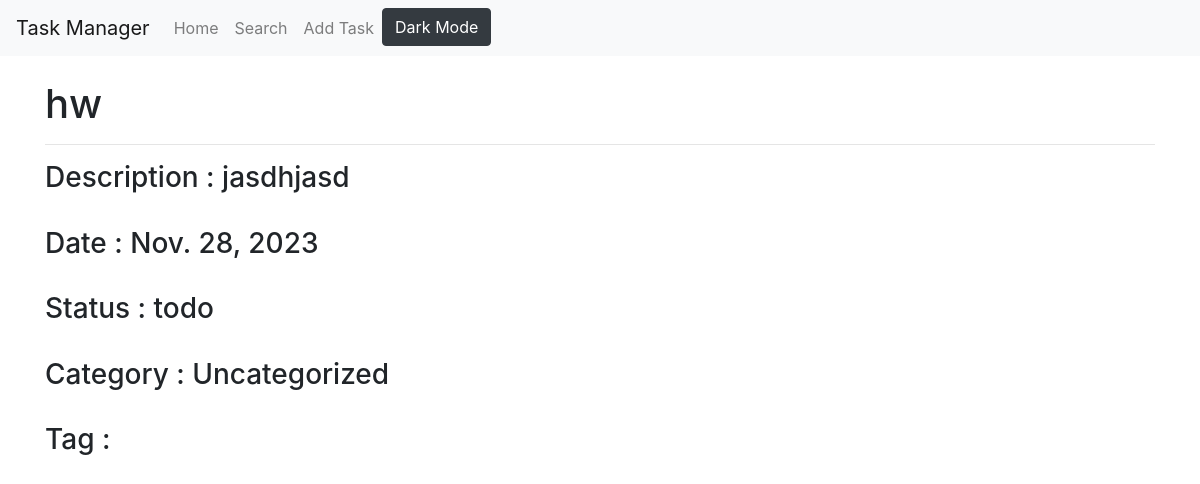
The app's page /task/4/ with its own data.
### core/models.py (models this page shows, shortened)
class Task(models.Model):
    title = models.CharField(max_length=255)
    description = models.TextField()
    due_date = models.DateField()
    status = models.CharField(max_length=20)
    category = models.ForeignKey(Category, on_delete=models.CASCADE)
    tags = models.ManyToManyField(Tag)

class Category(models.Model):
    name = models.CharField(max_length=255)

### core/views.py (the view)
# urls.py: path('task/<int:task_id>/', view_task, name='view_task'),
def view_task(request, task_id):
    task = Task.objects.get(pk=task_id)
    return render(request, 'view_task.html', {'task': task})

### templates/view_task.html (shortened to what this page needs)
{% extends 'base.html' %}
{% block content %}
  <h1>{{ task.title }}</h1>
  <hr>
  <h3>Description : {{ task.description }}</h3>
  <br>
  <h3>Date : {{ task.due_date }}</h3>
  <br>
  <h3>Status : {{ task.status }}</h3>
  <br>
  <h3>Category : {{ task.category.name }}</h3>
  <br>
  <h3>Tag : {{ tag.name }}</h3>
{% endblock %}

### records on screen
Task: title "hw", description "jasdhjasd", due_date "Nov. 28, 2023", status "todo", category.name "Uncategorized"
